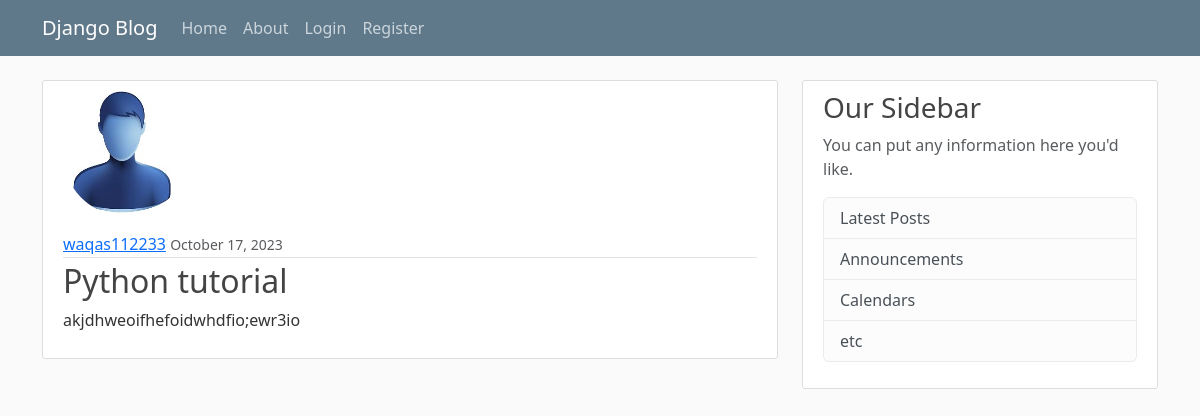
The page /post/13/ on the database its author committed.
### blog/models.py (models this page shows, shortened)
class Post(models.Model):
    title=models.CharField(max_length=100)
    content=models.TextField()
    date_posted=models.DateTimeField(default=timezone.now)
    author=models.ForeignKey(User, on_delete=models.CASCADE)# CASCADE it will add forword relation means that if post is deleted then it will not delete the user from User table

### users/models.py (models this page shows, shortened)
class profile(models.Model):
    user=models.OneToOneField(User, on_delete=models.CASCADE)
    image=models.ImageField(default='default.jpg',upload_to='profile_pics')

### blog/views.py (the view)
# urls.py: path('post/<int:pk>/', PostDetailView.as_view(), name='post-detail'),
class PostDetailView(DetailView):
    model=Post

### blog/templates/blog/post_detail.html (shortened to what this page needs)
{% extends "blog/base.html" %}
{% block content %}
    <article class="media content-section">
        <img class="rounded-circle account-img" src="{{object.author.profile.image.url}}">
            <div class="media-body">
                <div class="article-metadata">
                    <a class="mr-2" href="{% url 'user-posts' object.author.username%}">{{ object.author }}</a>
                    <small class="text-muted">{{ object.date_posted|date:"  F d, Y" }}</small>
                </div>
                <h2 class="article-title">{{ object.title }}</h2>
                <p class="article-content">{{ object.content }}</p>
            </div>
    </article>
{% endblock content %}

### blog/static/blog/main.css (style rules this page uses)
body { background: #fafafa; color: #333333; margin-top: 5rem; }
h1, h2, h3, h4, h5, h6 { color: #444444; }
.content-section { background: #ffffff; padding: 10px 20px; border: 1px solid #dddddd; border-radius: 3px; margin-bottom: 20px; }
.article-title { color: #444444; }
.article-content { white-space: pre-line; }
.article-metadata { padding-bottom: 1px; margin-bottom: 4px; border-bottom: 1px solid #e3e3e3 }
.account-img { height: 125px; width: 125px; margin-right: 20px; margin-bottom: 16px; }

### rows shown on the page
Post: author.profile.image (placeholder picture), author "waqas112233", date_posted "October 17, 2023", title "Python tutorial", content "akjdhweoifhefoidwhdfio;ewr3io"
